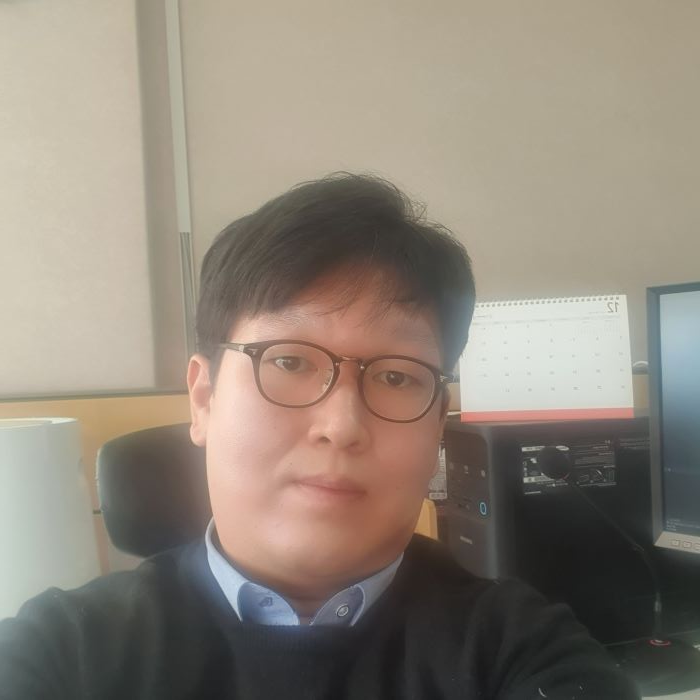
#> input picture image/my_face2.jpg, 700 x 700 px
$ python eyes_detect.py
#> lines starting #> are read from the running program, lines starting #| are printed output that depends on the picture; after the words box and inside, x2 and y2 are one past the last pixel; in counts of white or black regions, pixels touching at a corner belong together
# 설치한 OpenCV 패키지 불러오기
import cv2

#인식률을 높이기 위한 전처리
def preprocessing():

    # 분석하기 위한 이미지 불러오기
    image = cv2.imread("image/my_face2.jpg", cv2.IMREAD_COLOR)
#> image is the input picture: shape (700, 700, 3); mean B, G, R 121.1, 133.1, 142.7

    # 이미지가 존재하지 안으면, 에러 반환
    if image is None: return None, None

    # 이미지 크기 사이즈 변경하기
    image = cv2.resize(image, (700, 700))

    # 흑백사진으로 변경
    gray = cv2.cvtColor(image, cv2.COLOR_BGR2GRAY)
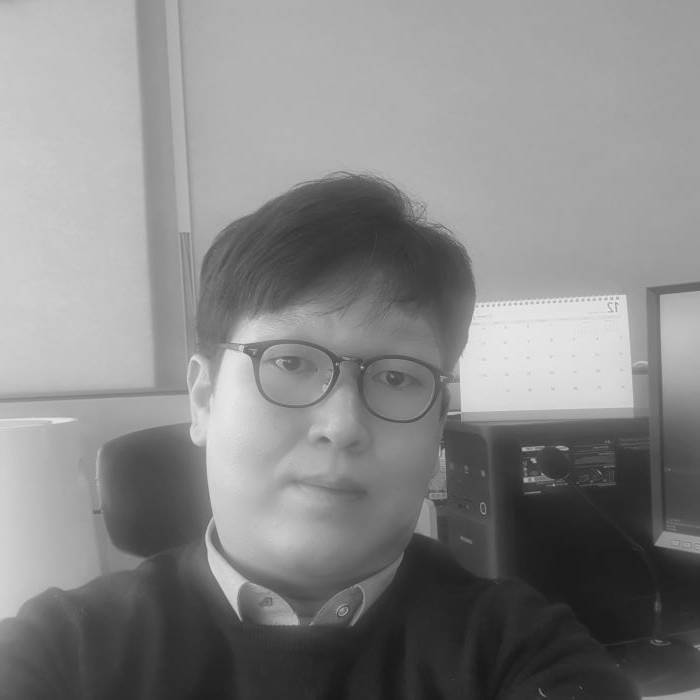
#> gray: shape (700, 700); min 23, max 236, mean 134.6

    cv2.imshow("gray1", gray)

    # 변환한 흑백사진으로부터 히스토그램 평활화
    gray = cv2.equalizeHist(gray)
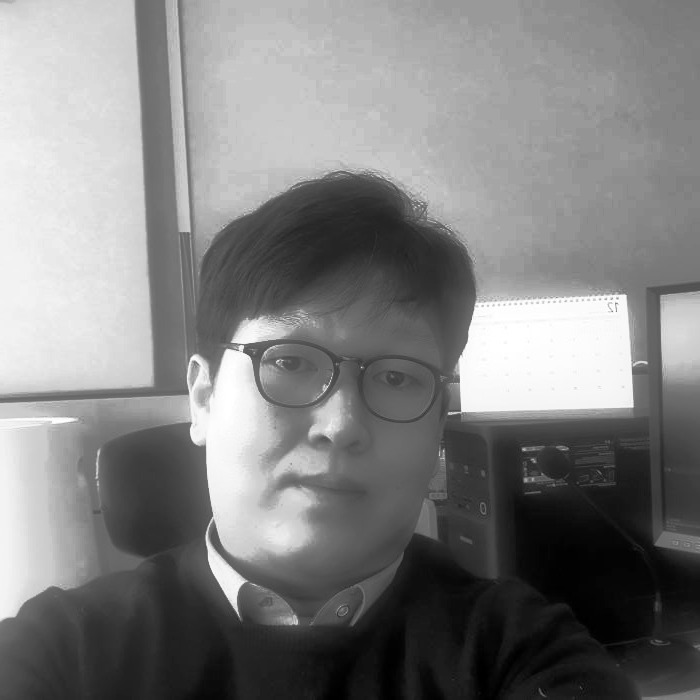
#> gray: shape (700, 700); min 0, max 255, mean 128.5

    cv2.imshow("gray2", gray)

    return image, gray

# 학습된 얼굴 정면검출기 사용하기
face_cascade = cv2.CascadeClassifier("data/haarcascade_frontalface_alt2.xml")

# 학습된 눈 검출기 사용하기
eye_cascade = cv2.CascadeClassifier("data/haarcascade_eye_tree_eyeglasses.xml")

# 인식률을 높이기 위한 전처리 함수 호출
image, gray = preprocessing()  # 전처리

if image is None: raise Exception("영상 파일 읽기 에러")

# 얼굴 검출 수행(정확도 높이는 방법의 아래 파라미터를 조절함)
# 얼굴 검출은 히스토그램 평황화한 이미지 사용
# scaleFactor : 1.1
# minNeighbors : 인근 유사 픽셀 발견 비율이 2번 이상
# flags : 0 => 더이상 사용하지 않는 인자값
# 분석할 이미지의 최소 크기 : 가로 100, 세로 100
faces = face_cascade.detectMultiScale(gray, 1.1, 2, 0, (100, 100))
#> faces = [[171, 256, 301, 301]]

# 얼굴이 검출되었다면,
if faces.any():

    #얼굴 위치 값을 가져오기
    x, y, w, h = faces[0]
#> x = 171; y = 256; w = 301; h = 301

    #원본이미지로부터 얼굴영역 가져오기
    face_image = image[y:y + h, x:x + w]
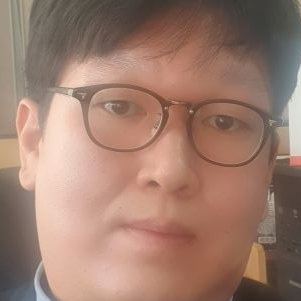
#> face_image: shape (301, 301, 3); mean B, G, R 110.1, 124.7, 157.8

    # 눈 검출 수행하기(정확도 높이는 방법의 아래 파라미터를 조절함)
    # 눈 검출은 얼굴 이미지 영역만 불러와 분석 수행
    # scaleFactor : 1.15
    # minNeighbors : 인근 유사 픽셀 발견 비율이 7번 이상
    # flags : 0 => 더이상 사용하지 않는 인자값
    # 분석할 이미지의 최소 크기 : 가로 25, 세로 20
    eyes = eye_cascade.detectMultiScale(face_image, 1.15, 7, 0, (25, 20))
#> eyes = [[96, 84, 45, 45], [199, 100, 47, 47]]

    #눈을 찾을 수 있다면,
    if len(eyes) == 2:
        for ex, ey, ew, eh in eyes:
            #눈 가운데 위치 값 가져오기
            center = (x + ex + ew // 2, y + ey + eh // 2)

            # 눈 중심에 원 그리기
            cv2.circle(image, center, 10, (0, 255, 0), 2)
#> this loop made 2 passes
#> (ex, ey, ew, eh, center) on passes 1 to 2: (96, 84, 45, 45, (289, 362)), (199, 100, 47, 47, (393, 379))
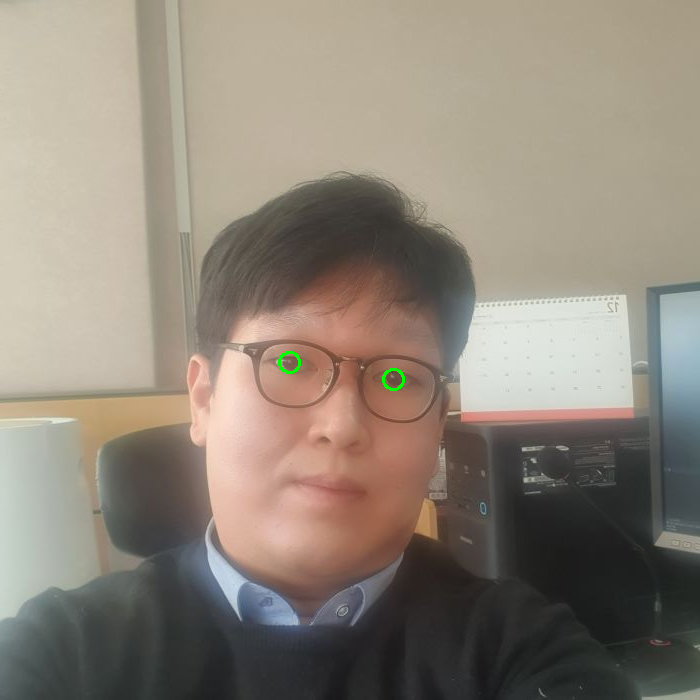
#> image: shape (700, 700, 3); 0.08% of pixels changed, all inside (x1, y1, x2, y2) = (278, 351, 405, 391)

    else:
        print("눈 미검출")

    # 얼굴 검출 사각형 그리기
    cv2.rectangle(image, faces[0], (255, 0, 0), 4)
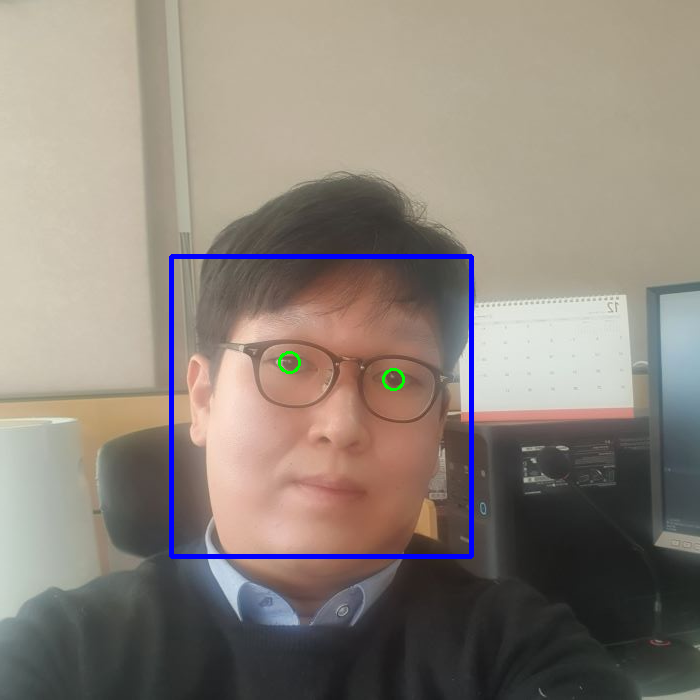
#> image: shape (700, 700, 3); 1.22% of pixels changed, all inside (x1, y1, x2, y2) = (169, 254, 474, 559)

    # 사이즈 변경된 이미지로 출력하기
    cv2.imshow("MyFace", image)

else: print("얼굴 미검출")

# 입력받는 것 대기하기, 작성안하면, 결과창이 바로 닫힘
cv2.waitKey(0)

$ run again, with image/my_face.jpg copied over image/my_face2.jpg
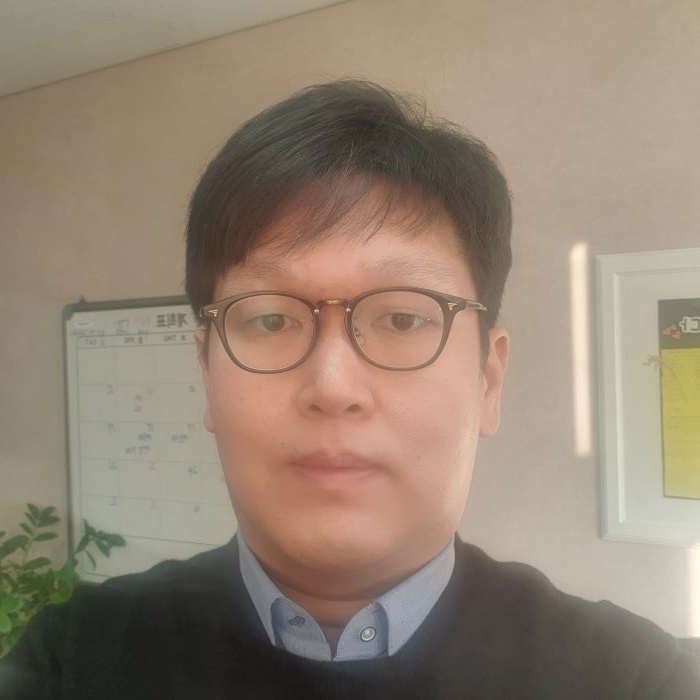
#> input picture image/my_face.jpg, 700 x 700 px
#> in preprocessing, image is the input picture: shape (700, 700, 3); mean B, G, R 114.4, 131.2, 147.6
#> faces = [[164, 190, 351, 351]]
#> x = 164; y = 190; w = 351
#> `face_image = image[y:y + h, x:x + w]`:
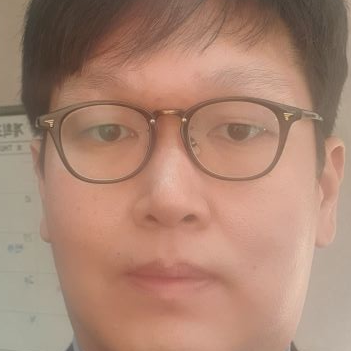
#> face_image: shape (351, 351, 3); mean B, G, R 114.9, 133.6, 170.8
#> eyes = [[82, 106, 56, 56], [210, 104, 55, 55]]
#> the loop `for ex, ey, ew, eh in eyes:` made 2 passes
#> (ex, ey, ew, eh, center) on passes 1 to 2: (82, 106, 56, 56, (274, 324)), (210, 104, 55, 55, (401, 321))
#> `cv2.rectangle(image, faces[0], (255, 0, 0), 4)`:
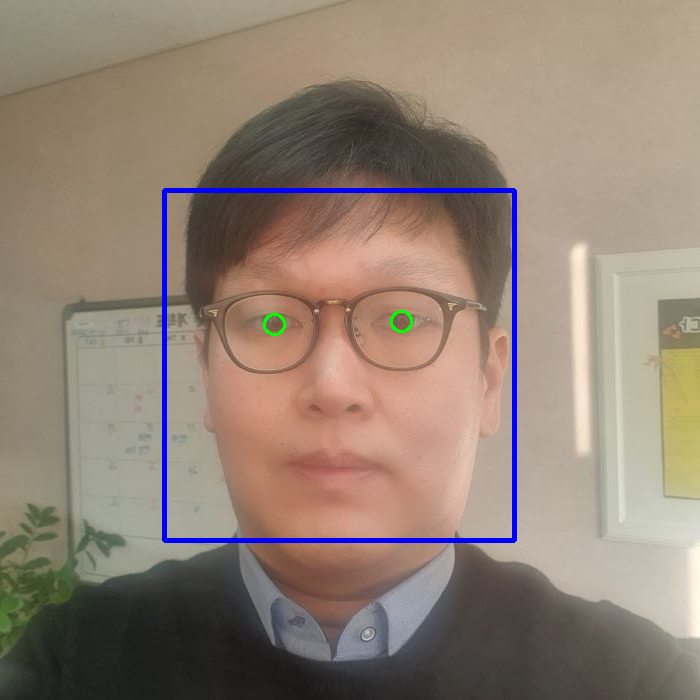
#> image: shape (700, 700, 3); mean B, G, R 116.2, 129.3, 145.3
